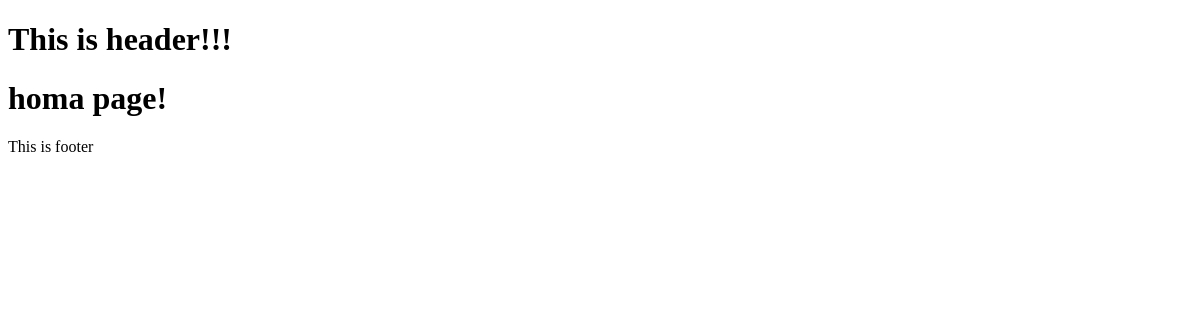
Before: / with the older database file.
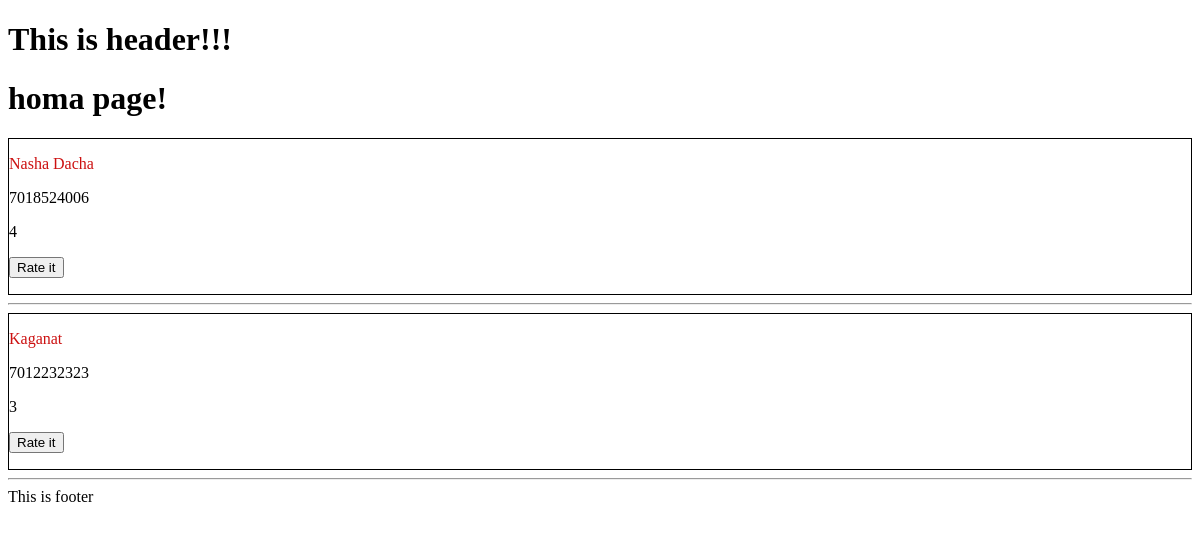
After: the same page with the newer database file.
### home/models.py (models this page shows, shortened)
class Place(models.Model):
    place_name=models.CharField(max_length=255)
    place_phone=models.IntegerField()
    place_address=models.CharField(max_length=255)
    rating=models.PositiveIntegerField()

### home/views.py (the view)
# urls.py: path('', views.home_page)
def home_page(request):
    ctx={}
    all_places=Place.objects.all()
    for place in all_places:
        print(place.place_name)
    ctx['places']=all_places
    return  render(request,'home/home_page.html',ctx)

### templates/home/home_page.html
{% extends 'index.html' %}
{% block content %}
    <h1>homa page! </h1>
       {% for place in places %}
    <div style="border: 1px solid black">
        <p style="color: #cc1111">{{place.place_name}}</p>
        <p>{{place.place_phone}}</p>
        <p>{{place.rating}}</p>
        <p>
            <button>Rate it</button></p>
    </div>
    <hr>
{% endfor %}
{% endblock %}

### templates/index.html (shortened to what this page needs)
<!DOCTYPE html>
<html lang="en">
<head>
</head>
<body>
{% include 'header.html' %}
{% block content %}
{% endblock %}
{% include 'footer.html' %}
</body>
</html>

### templates/header.html
<header>
    <h1>This is header!!!</h1>
</header>

### templates/footer.html
<footer>
    This is footer
</footer>

Changed rows visible on the page:
added Place: place_name "Nasha Dacha", place_phone "7018524006", rating "4"
added Place: place_name "Kaganat", place_phone "7012232323", rating "3"
